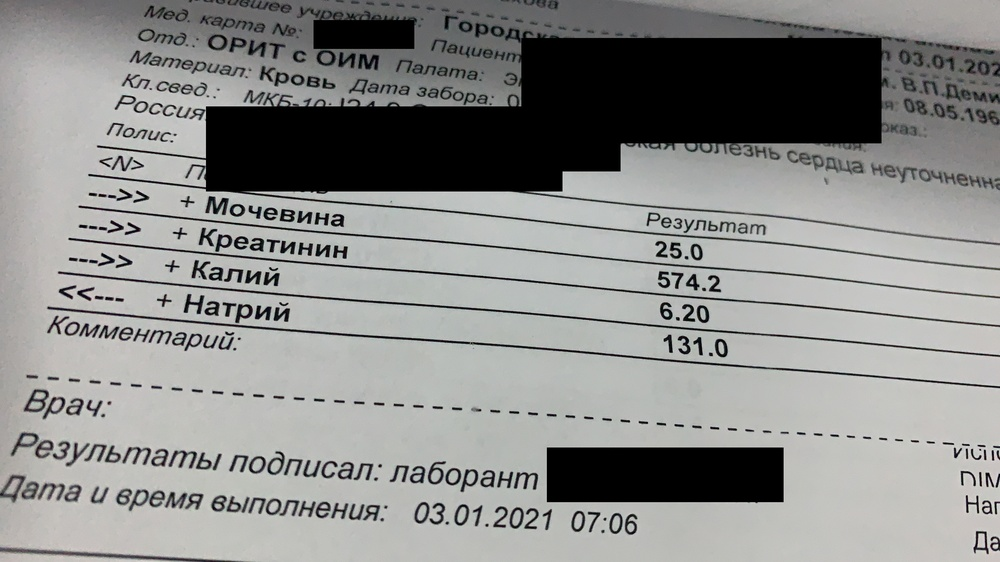
#> input picture foto/01.jpg, 1000 x 562 px, shrunk from 3840 x 2160 before the run
$ python -i image_processor.py   (imports and definitions only)
#> lines starting #> are read from the running program, lines starting #| are printed output that depends on the picture; after the words box and inside, x2 and y2 are one past the last pixel; in counts of white or black regions, pixels touching at a corner belong together
#> further down, picture is the input picture: shape (562, 1000, 3); mean B, G, R 139, 140.8, 140.2
import cv2
import numpy as np
import os

class ImageProcessor:
    def __init__(self, output_dir="images"):
        self.output_dir = output_dir
        if not os.path.exists(self.output_dir):
            os.makedirs(self.output_dir)

    def align_image(self, image):
        """
        Выравнивает изображение с использованием методов гомографии.
        :param image: Входное изображение (numpy array).
        :return: Выровненное изображение.
        """
        # Преобразуем изображение в оттенки серого
        gray = cv2.cvtColor(image, cv2.COLOR_BGR2GRAY)

        # Применяем детектор краев (например, Canny)
        edges = cv2.Canny(gray, 50, 150)
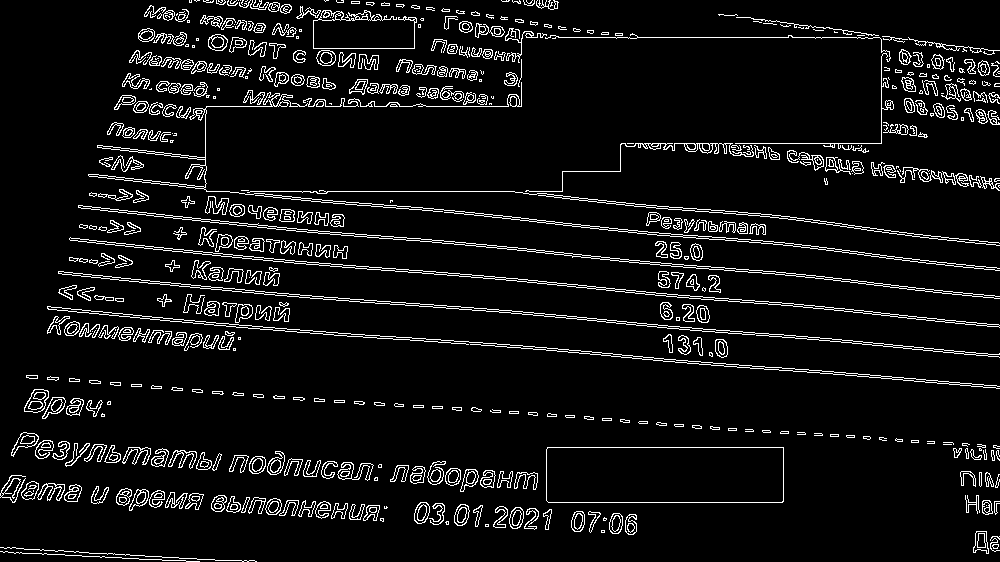
#> edges: shape (562, 1000); 7% white in thin lines or dots

        # Находим контуры на изображении
        contours, _ = cv2.findContours(edges, cv2.RETR_EXTERNAL, cv2.CHAIN_APPROX_SIMPLE)
#> contours = 518 contours, 247 with area under 20; largest, box (x1, y1, x2, y2) and area: (546, 447, 784, 503) 13031, (69, 237, 1000, 328) 1942, (58, 271, 1000, 358) 1928, (78, 205, 1000, 299) 1758, (88, 82, 1000, 271) 1733

        # Находим наибольший контур (предполагаем, что это текст)
        largest_contour = max(contours, key=cv2.contourArea)
#> largest_contour = [[547, 447], [547, 448], [546, 449], [546, 500], [548, 502], [782, 502], [783, 501], [783, 447]]

        # Находим прямоугольник, ограничивающий контур
        rect = cv2.minAreaRect(largest_contour)
#> rect = ((664.5, 474.5), (55, 237), -90)
        box = cv2.boxPoints(rect)
#> box = [[783, 502], [546, 502], [546, 447], [783, 447]]
        box = np.int32(box)

        # Вычисляем углы для гомографии
        src_points = box.astype("float32")
#> src_points = [[783, 502], [546, 502], [546, 447], [783, 447]]
        dst_points = np.array([[0, 0], [image.shape[1], 0], [image.shape[1], image.shape[0]], [0, image.shape[0]]], dtype="float32")

        # Вычисляем матрицу гомографии
        matrix = cv2.getPerspectiveTransform(src_points, dst_points)
#> matrix = [[-4.22, 8.22e-16, 3303.8], [0, -10.22, 5129.5], [8.54e-19, 0, 1]]

        # Применяем гомографию
        aligned_image = cv2.warpPerspective(image, matrix, (image.shape[1], image.shape[0]))
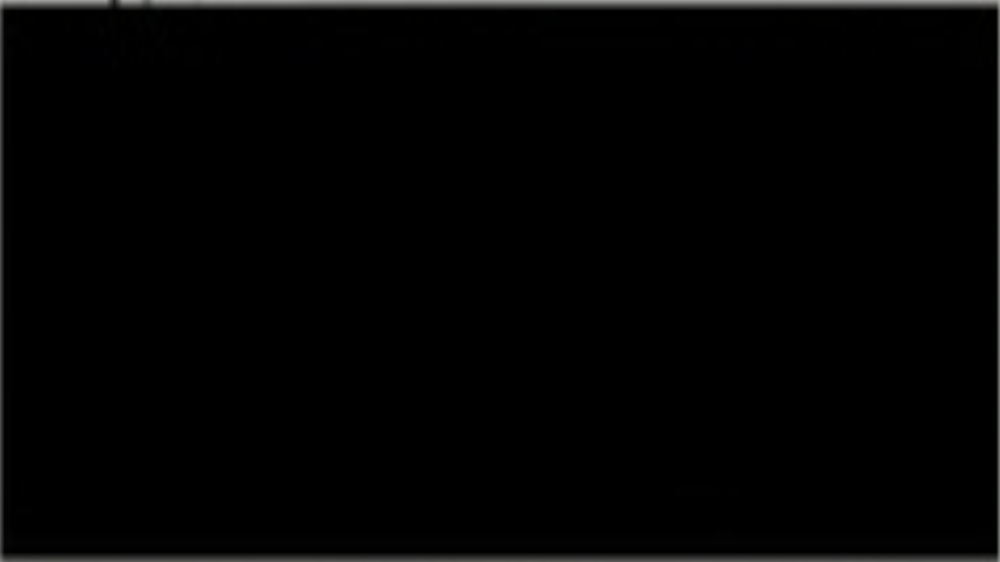
#> aligned_image: shape (562, 1000, 3); mean B, G, R 2.8, 2.9, 2.9

        return aligned_image

    def save_image(self, image, filename):
        """
        Сохраняет изображение в папку.
        :param image: Изображение для сохранения.
        :param filename: Имя файла.
        """
        output_path = os.path.join(self.output_dir, filename)
        cv2.imwrite(output_path, image)
        return output_path

>>> import cv2
>>> picture = cv2.imread('foto/01.jpg')
>>> result = ImageProcessor().align_image(picture)

$ run again, on foto/2f7e2606-ddd0-41d6-a944-621c93b78e10.jpg
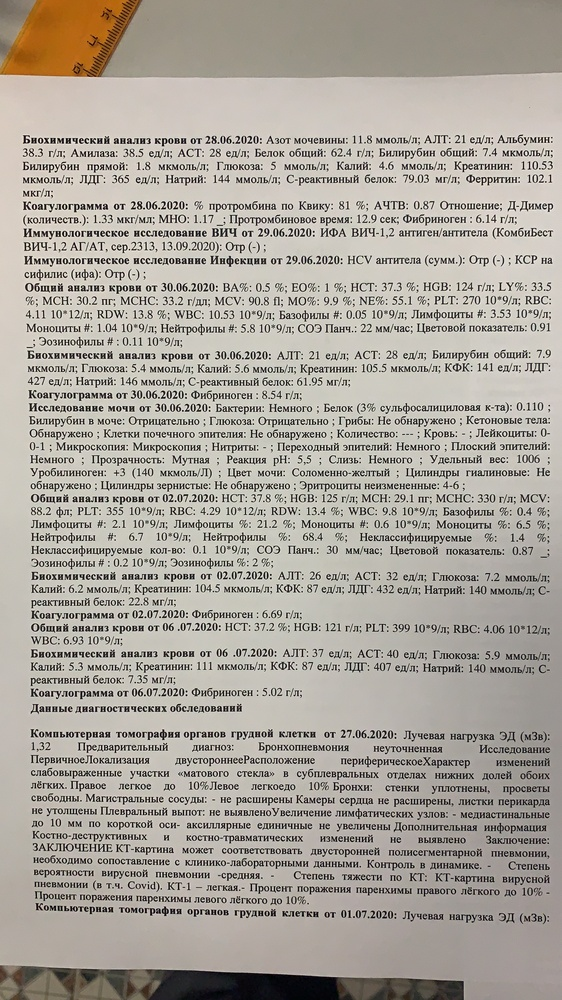
#> input picture foto/2f7e2606-ddd0-41d6-a944-621c93b78e10.jpg, 562 x 1000 px, shrunk from 2160 x 3840 before the run
#> picture is the input picture: shape (1000, 562, 3); mean B, G, R 157.9, 166.6, 172.2
#> in align_image, `edges = cv2.Canny(gray, 50, 150)`:
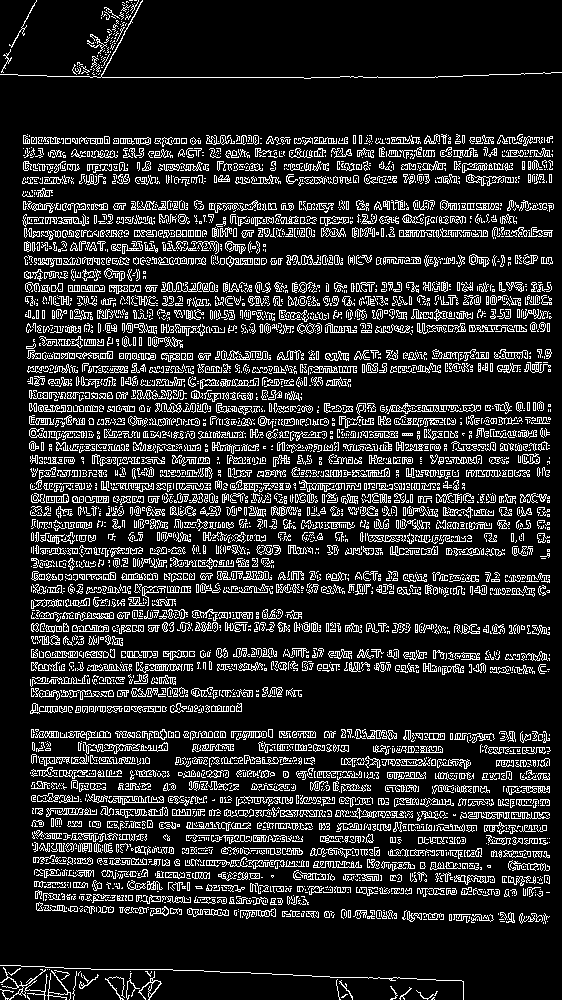
#> edges: shape (1000, 562); 15.1% white in thin lines or dots
#> contours = 4456 contours, 3800 with area under 20; largest, box (x1, y1, x2, y2) and area: (113, 796, 164, 805) 179, (387, 403, 459, 414) 166, (320, 216, 349, 226) 162, (466, 174, 514, 186) 158, (462, 163, 488, 173) 150
#> largest_contour = contour of 70 points, box (x1, y1, x2, y2) (113, 796, 164, 805), area 179
#> rect = ((138, 800), (8, 50), -90)
#> box = [[163, 804], [113, 804], [113, 796], [163, 796]]
#> matrix = [[-11.24, -5.19e-17, 1832.1], [8.93e-14, -125, 100500], [9.32e-17, 1.58e-17, 1]]
#> in align_image, `aligned_image = cv2.warpPerspective(image, matrix, (image.shape[1], im..`:
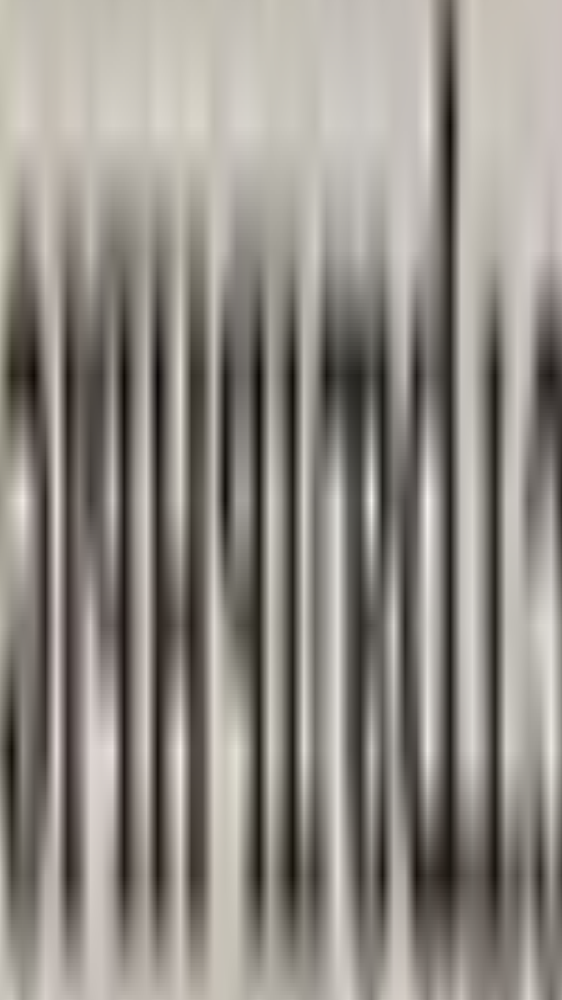
#> aligned_image: shape (1000, 562, 3); mean B, G, R 134.7, 141.4, 146.1

$ run again, on foto/img_6374.jpg
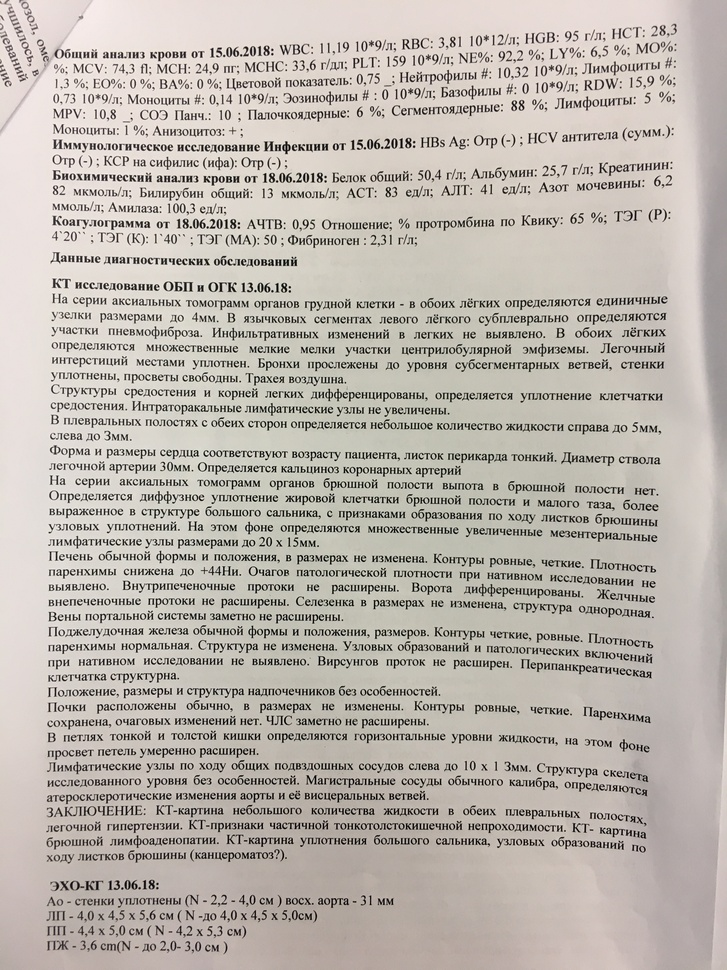
#> input picture foto/img_6374.jpg, 727 x 970 px, shrunk from 3024 x 4032 before the run
#> picture is the input picture: shape (970, 727, 3); mean B, G, R 174, 181.3, 187.9
#> in align_image, `edges = cv2.Canny(gray, 50, 150)`:
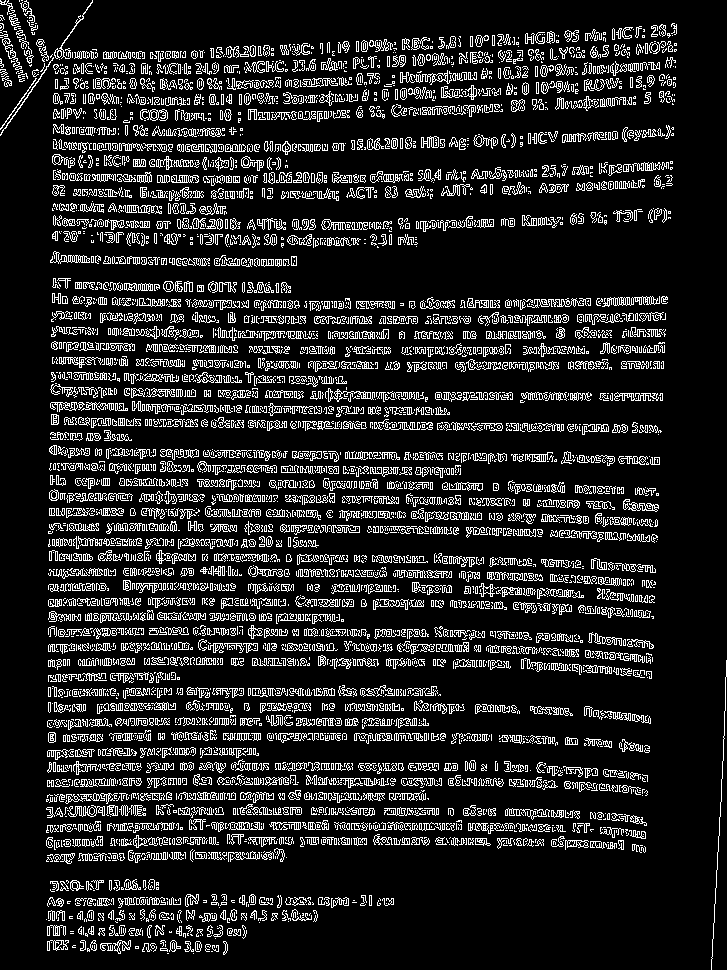
#> edges: shape (970, 727); 13.7% white in thin lines or dots
#> contours = 4353 contours, 3428 with area under 20; largest, box (x1, y1, x2, y2) and area: (602, 296, 660, 307) 249, (50, 251, 90, 264) 181, (623, 499, 659, 512) 177, (248, 566, 283, 577) 168, (325, 388, 375, 402) 154
#> largest_contour = contour of 121 points, box (x1, y1, x2, y2) (602, 296, 660, 307), area 249
#> rect = ((630.5, 300.6), (57.38, 8.9), -2.49)
#> in align_image, `box = cv2.boxPoints(rect)`: box = [[602, 306.3], [601.6, 297.4], [659, 294.9], [659.3, 303.8]]
#> in align_image, `box = np.int32(box)`: box = [[602, 306], [601, 297], [658, 294], [659, 303]]
#> matrix = [[-4.23, -80.31, 27118.8], [16.92, -1.88, -9609.8], [-2.39e-18, 6.78e-18, 1]]
#> in align_image, `aligned_image = cv2.warpPerspective(image, matrix, (image.shape[1], im..`:
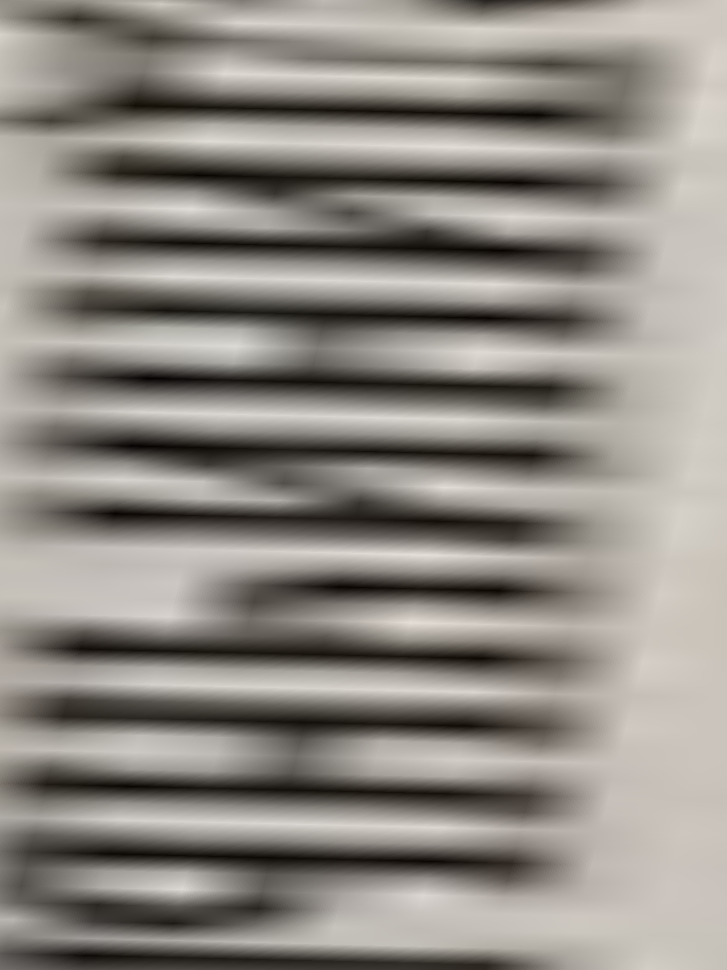
#> aligned_image: shape (970, 727, 3); mean B, G, R 131.9, 138.3, 142.7
